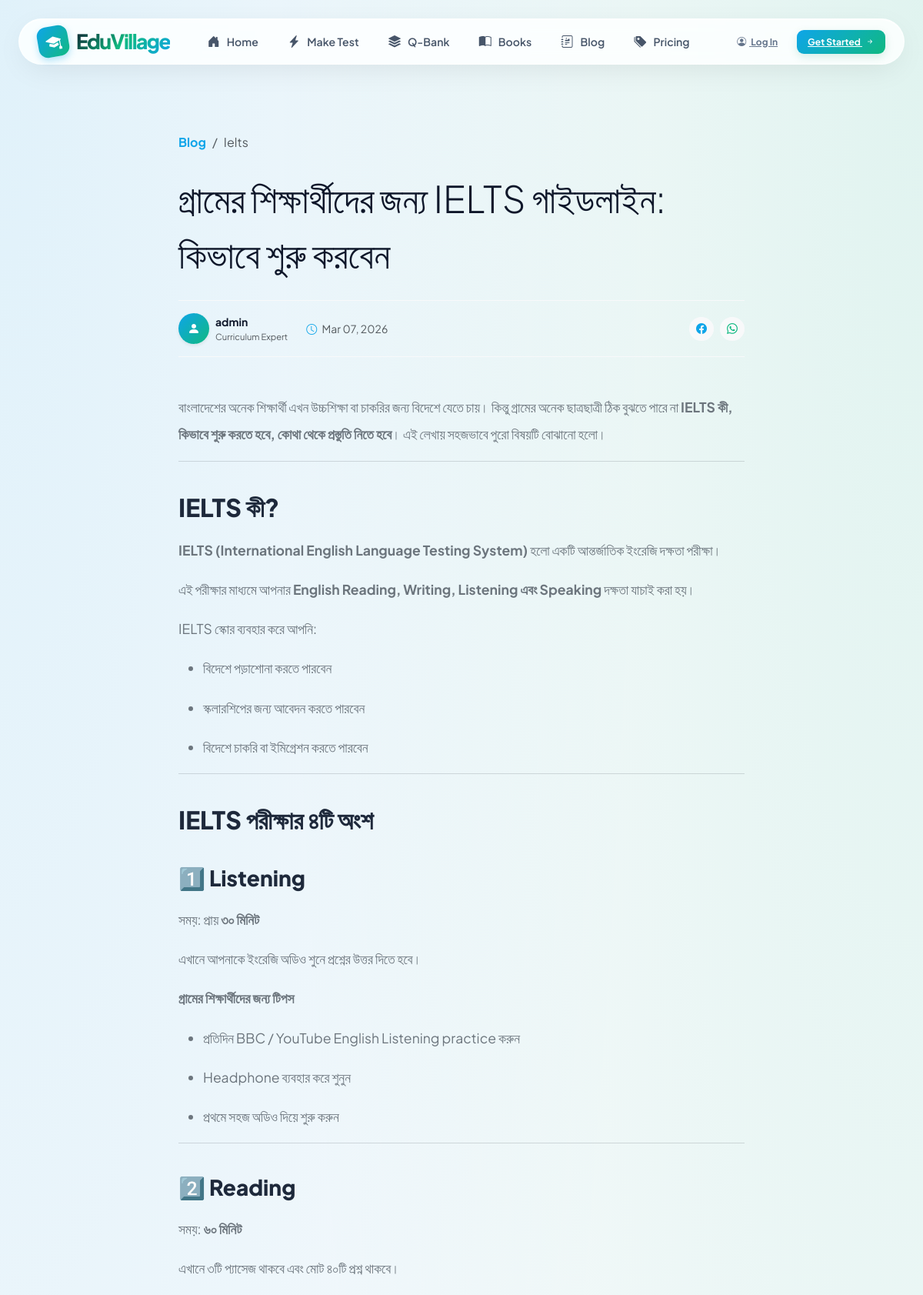
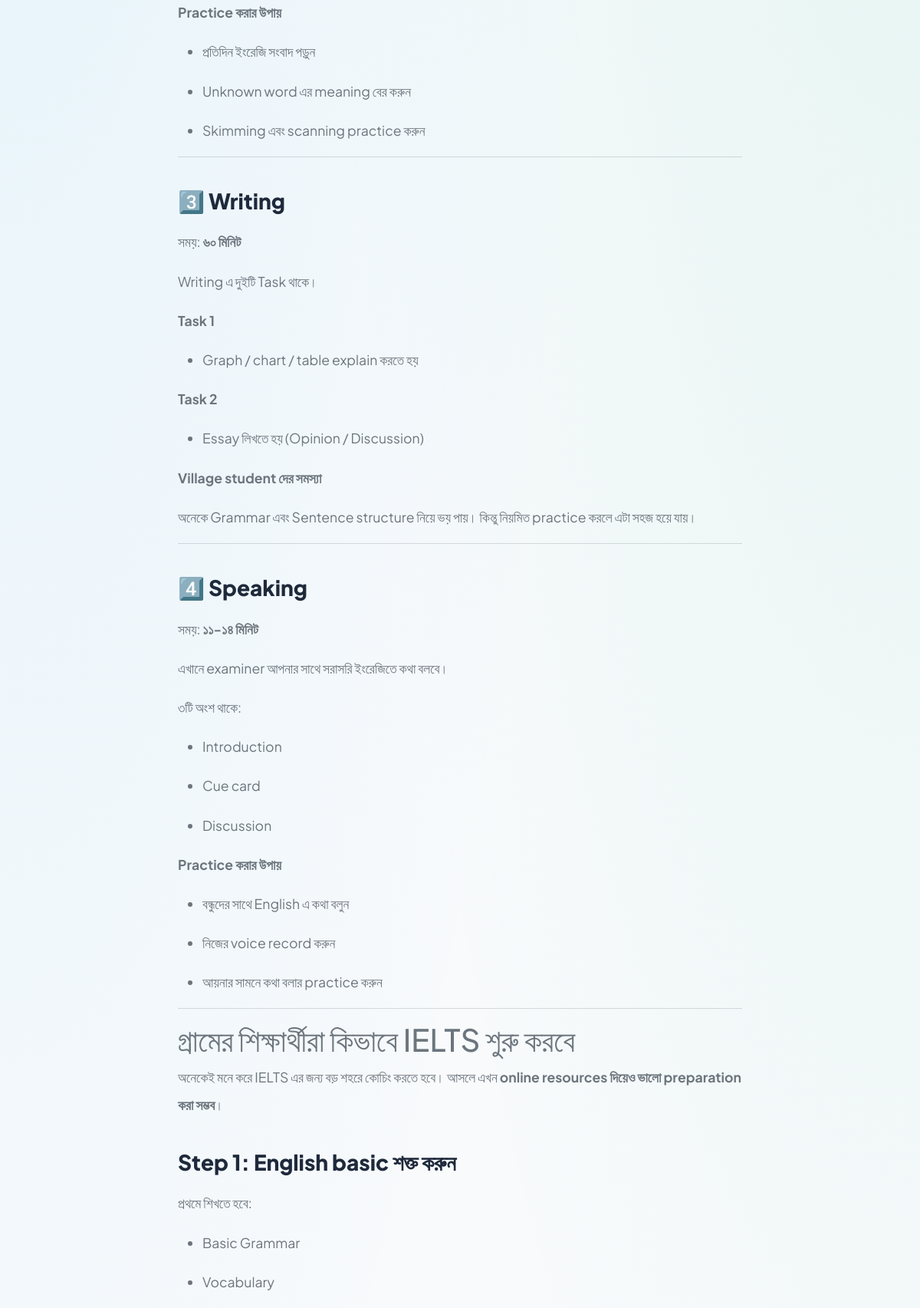
/blog/ielts-village/ (upper part), run on the app's committed database (2 pictures, top to bottom).
### blog/models.py (models this page shows, shortened)
class Post(models.Model):
    STATUS_CHOICES = (
        ('draft', 'Draft'),
        ('published', 'Published'),
    )
    title = models.CharField(max_length=200)
    slug = models.SlugField(unique=True, blank=True)
    author = models.ForeignKey(User, on_delete=models.CASCADE, related_name='blog_posts')
    category = models.ForeignKey(Category, on_delete=models.SET_NULL, null=True, blank=True, related_name='posts')
    featured_image = models.ImageField(upload_to='blog/images/', blank=True, null=True)
    featured_image_url = models.URLField(max_length=500, blank=True, null=True, help_text="Direct link to the featured image (YouTube/External).")
    content = RichTextUploadingField()
    excerpt = models.TextField(max_length=500, blank=True, help_text="Short summary for the blog card.")
    created_at = models.DateTimeField(auto_now_add=True)
    updated_at = models.DateTimeField(auto_now=True)
    status = models.CharField(max_length=10, choices=STATUS_CHOICES, default='draft')
    is_featured = models.BooleanField(default=False)
    @property
    def get_featured_image_url(self):
        if self.featured_image:
            return self.featured_image.url
        elif self.featured_image_url:
            return self.featured_image_url
        return None
    class Meta:
        ordering = ['-created_at']

class Category(models.Model):
    name = models.CharField(max_length=100)
    slug = models.SlugField(unique=True, blank=True)
    class Meta:
        verbose_name_plural = "Categories"

### blog/views.py (the view)
# urls.py: path('<slug:slug>/', views.post_detail, name='post_detail'),
@cache_page(60 * 15,key_prefix="blog_detail_page")
def post_detail(request, slug):
    post = get_object_or_404(Post, slug=slug, status='published')
    related_posts = Post.objects.filter(status='published', category=post.category).exclude(id=post.id)[:3]
    context = {
        'post': post,
        'related_posts': related_posts
    }
    return render(request, 'blog/post_detail.html', context)

### templates/blog/post_detail.html (shortened to what this page needs)
{% extends "base.html" %}
{% block content %}
<div class="row justify-content-center animate__animated animate__fadeIn">
    <div class="col-lg-8">
        <nav aria-label="breadcrumb" class="mb-4 mt-3">
            <ol class="breadcrumb small">
                <li class="breadcrumb-item"><a href="{% url 'blog:post_list' %}" class="text-primary text-decoration-none fw-bold">Blog</a></li>
                <li class="breadcrumb-item active" aria-current="page">{{ post.category.name|default:"General" }}</li>
            </ol>
        </nav>
        <div class="mb-5">
            <h1 class="display-5 fw-black text-dark mb-4 lh-base">{{ post.title }}</h1>
            <div class="d-flex align-items-center gap-4 py-3 border-top border-bottom border-light">
                <div class="d-flex align-items-center gap-2">
                    <div class="text-white rounded-circle d-flex align-items-center justify-content-center shadow-sm" style="width: 40px; height: 40px; background: var(--gradient-main);">
                        <i class="bi bi-person-fill"></i>
                    </div>
                    <div>
                        <div class="fw-bold small text-dark">{{ post.author.username }}</div>
                        <div class="text-muted small" style="font-size: 0.7rem;">Curriculum Expert</div>
                    </div>
                </div>
                <div class="text-muted small">
                    <i class="bi bi-clock me-1 text-primary"></i> {{ post.created_at|date:"M d, Y" }}
                </div>
                <div class="ms-auto d-flex gap-2">
                    <a href="#" class="btn btn-light btn-sm rounded-circle text-primary hover-scale"><i class="bi bi-facebook"></i></a>
                    <a href="#" class="btn btn-light btn-sm rounded-circle text-success hover-scale"><i class="bi bi-whatsapp"></i></a>
                </div>
            </div>
        </div>
        <article class="blog-content text-secondary lh-lg mb-5" style="font-size: 1.1rem;">
            {{ post.content|safe }}
        </article>
    </div>
</div>
{% endblock %}

### templates/base.html (style rules this page uses)
:root { --bs-primary: #0ea5e9; --bs-primary-rgb: 14, 165, 233; --bs-success: #10b981; --bs-success-rgb: 16, 185, 129; --bs-info: #0284c7; --bs-info-rgb: 2, 132, 199; --bs-dark: #0f172a; --bs-dark-rgb: 15, 23, 42; --bs-body-bg: #ffffff; --bs-body-color: #0f172a; --primary: #0ea5e9; --primary-dark: #0284c7; --secondary: #64748b; --accent: #10b981; --village-green: #10b981; --village-dark: #0f172a; --village-soft: #f0f9ff; --village-earth: #334155; --village-accent: #0ea5e9; --glass-bg: rgba(255, 255, 255, 0.75); --glass-border: rgba(255, 255, 255, 0.5); --glass-shadow: 0 10px 40px -10px rgba(0, 0, 0, 0.12); --bg-soft: #f8fafc; --gradient-main: linear-gradient(135deg, #0ea5e9 0%, #10b981 100%); }
html, body { overflow-x: hidden; }
body { font-family: 'Plus Jakarta Sans', 'Inter', sans-serif; background-color: var(--bg-soft); background-image: radial-gradient(at 0% 0%, rgba(14, 165, 233, 0.1) 0px, transparent 50%), radial-gradient(at 100% 0%, rgba(16, 185, 129, 0.1) 0px, transparent 50%); background-attachment: fixed; color: #0f172a; min-height: 100vh; display: flex; flex-direction: column; font-size: 1rem; line-height: 1.6; position: relative; }
body::before { content: ""; position: fixed; top: 0; left: 0; width: 100%; height: 100%; background: url("https://www.transparenttextures.com/patterns/white-diamond.png"); opacity: 0.03; pointer-events: none; z-index: -1; }

### templates/blog/post_detail.html (style rules this page uses)
.blog-content h2, .blog-content h3 { color: #1e293b; font-weight: 800; margin-top: 40px; margin-bottom: 20px; }

### data on the page
Post: category.name "Ielts", title "গ্রামের শিক্ষার্থীদের জন্য IELTS গাইডলাইন: কিভাবে শুরু করবেন", author.username "admin", created_at "Mar 07, 2026", content "বাংলাদেশের অনেক শিক্ষার্থী এখন উচ্চশিক্ষা বা চাকরির জন্য বিদেশে যেতে চায়। কিন্তু গ্রামের অনেক ছাত্রছাত্রী ঠিক বুঝতে পারে না IELTS কী, কিভাবে শুরু করতে হবে, কোথা থেকে প্রস্তুতি নিতে হবে । এই লেখায় সহজভাবে পুরো বিষয়টি বোঝানো হলো। IELTS কী? IELTS (International English Language Testing System) হলো একটি আন্তর্জাতিক ইংরেজি দক্ষতা পরীক্ষা। এই পরীক্ষার মাধ্যমে আপনার English Reading, Writing, Listening এবং Speaking দক্ষতা যাচাই করা হয়। IELTS স্কোর ব্যবহার করে আপনি: বিদেশে পড়াশোনা করতে পারবেন স্কলারশিপের জন্য আবেদন করতে পারবেন বিদেশে চাকরি বা ইমিগ্রেশন করতে পারবেন IELTS পরীক্ষার ৪টি অংশ 1️⃣ Listening সময়: প্রায় ৩০ মিনিট এখানে আপনাকে ইংরেজি অডিও শুনে প্রশ্নের উত্তর দিতে হবে। গ্রামের শিক্ষার্থীদের…"
